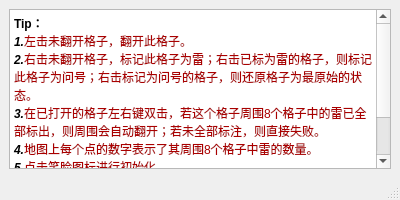
<?xml version="1.0" encoding="UTF-8"?>
<ui version="4.0">
 <class>Explain</class>
 <widget class="QMainWindow" name="Explain">
  <property name="geometry">
   <rect>
    <x>0</x>
    <y>0</y>
    <width>400</width>
    <height>200</height>
   </rect>
  </property>
  <property name="windowTitle">
   <string>MainWindow</string>
  </property>
  <widget class="QWidget" name="centralwidget">
   <layout class="QHBoxLayout" name="horizontalLayout">
    <item>
     <widget class="QTextBrowser" name="ruler">
      <property name="html">
       <string>&lt;!DOCTYPE HTML PUBLIC &quot;-//W3C//DTD HTML 4.0//EN&quot; &quot;http://www.w3.org/TR/REC-html40/strict.dtd&quot;&gt;
&lt;html&gt;&lt;head&gt;&lt;meta name=&quot;qrichtext&quot; content=&quot;1&quot; /&gt;&lt;style type=&quot;text/css&quot;&gt;
p, li { white-space: pre-wrap; }
&lt;/style&gt;&lt;/head&gt;&lt;body style=&quot; font-family:'SimSun'; font-size:9pt; font-weight:400; font-style:normal;&quot;&gt;
&lt;p style=&quot; margin-top:0px; margin-bottom:0px; margin-left:0px; margin-right:0px; -qt-block-indent:0; text-indent:0px;&quot;&gt;&lt;span style=&quot; font-weight:600;&quot;&gt;Tip：&lt;/span&gt;&lt;br /&gt;&lt;span style=&quot; font-weight:600; font-style:italic;&quot;&gt;1.&lt;/span&gt;&lt;span style=&quot; color:#aa0000;&quot;&gt;左击未翻开格子，翻开此格子。&lt;/span&gt;&lt;br /&gt;&lt;span style=&quot; font-weight:600; font-style:italic;&quot;&gt;2.&lt;/span&gt;&lt;span style=&quot; color:#aa0000;&quot;&gt;右击未翻开格子，标记此格子为雷；右击已标为雷的格子，则标记此格子为问号；右击标记为问号的格子，则还原格子为最原始的状态。&lt;/span&gt;&lt;br /&gt;&lt;span style=&quot; font-weight:600; font-style:italic;&quot;&gt;3.&lt;/span&gt;&lt;span style=&quot; color:#aa0000;&quot;&gt;在已打开的格子左右键双击，若这个格子周围8个格子中的雷已全部标出，则周围会自动翻开；若未全部标注，则直接失败。&lt;/span&gt;&lt;br /&gt;&lt;span style=&quot; font-weight:600; font-style:italic;&quot;&gt;4.&lt;/span&gt;&lt;span style=&quot; color:#aa0000;&quot;&gt;地图上每个点的数字表示了其周围8个格子中雷的数量。&lt;/span&gt;&lt;br /&gt;&lt;span style=&quot; font-weight:600; font-style:italic;&quot;&gt;5.&lt;/span&gt;&lt;span style=&quot; color:#aa0000;&quot;&gt;点击笑脸图标进行初始化。&lt;/span&gt;&lt;br /&gt;&lt;br /&gt;&lt;span style=&quot; font-weight:600; color:#55aaff;&quot;&gt;运气也是实力的一部分哦！&lt;/span&gt;&lt;br /&gt;&lt;span style=&quot; color:#aaaaff;&quot;&gt;~祝好运~&lt;/span&gt;&lt;/p&gt;&lt;/body&gt;&lt;/html&gt;</string>
      </property>
     </widget>
    </item>
   </layout>
  </widget>
  <widget class="QMenuBar" name="menubar">
   <property name="geometry">
    <rect>
     <x>0</x>
     <y>0</y>
     <width>400</width>
     <height>26</height>
    </rect>
   </property>
  </widget>
  <widget class="QStatusBar" name="statusbar"/>
 </widget>
 <resources/>
 <connections/>
</ui>
